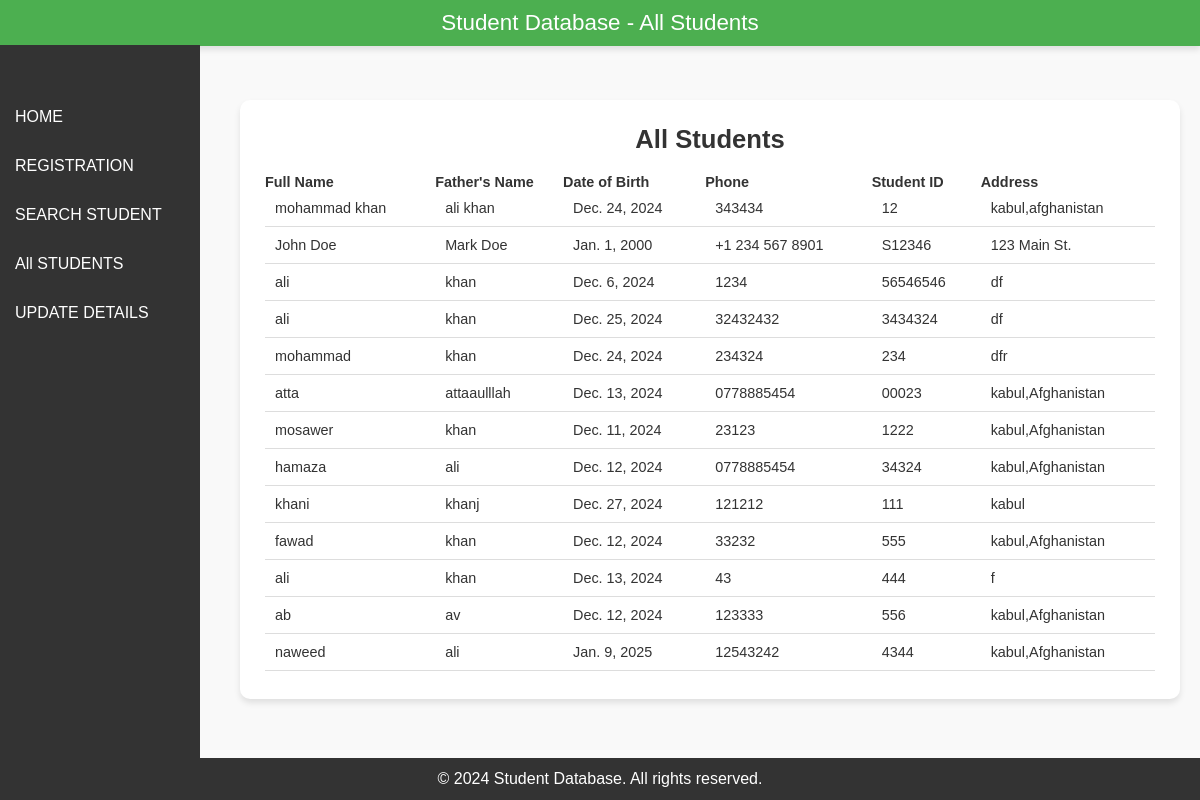
/allstudents/, run on the app's committed database.
### studentd/models.py (models this page shows, shortened)
class Student(models.Model):
    full_name = models.CharField(max_length=255)
    father_name = models.CharField(max_length=255)
    dob = models.DateField()
    phone = models.CharField(max_length=15)
    student_id = models.CharField(max_length=20, unique=True)  # Making student_id unique
    address = models.TextField()

### studentd/views.py (the view)
# urls.py: path('allstudents/', views.all_students, name='all_students'),
def all_students(request):
    students = Student.objects.all()  # Get all student records
    return render(request, 'allstudents.html', {'students': students})

### studentd/templates/allstudents.html (shortened to what this page needs)
<!DOCTYPE html>
<html lang="en">
<head>
</head>
<body>
    <header>
        <div class="title">
            <span>Student Database - All Students</span>
        </div>
    </header>
    <aside>
        <nav>
            <ul>
                <li><a href="/posts/">HOME</a></li>
                <li><a href="/register/">REGISTRATION</a></li>
                <li><a href="/search/">SEARCH STUDENT</a></li>
                <li><a href="/allstudents/">All STUDENTS</a></li>
                <li><a href="/edit/">UPDATE DETAILS</a></li>
            </ul>
        </nav>
    </aside>
    <main>
        <section class="students-list">
            <h2>All Students</h2>
            <div class="table-container">
                <table>
                    <tr>
                        <th>Full Name</th>
                        <th>Father's Name</th>
                        <th>Date of Birth</th>
                        <th>Phone</th>
                        <th>Student ID</th>
                        <th>Address</th>
                    </tr>
                    {% for student in students %}
                    <tr>
                        <td>{{ student.full_name }}</td>
                        <td>{{ student.father_name }}</td>
                        <td>{{ student.dob }}</td>
                        <td>{{ student.phone }}</td>
                        <td>{{ student.student_id }}</td>
                        <td>{{ student.address }}</td>
                    </tr>
                    {% endfor %}
                </table>
            </div>
        </section>
    </main>
    <footer>
        <p>&copy; 2024 Student Database. All rights reserved.</p>
    </footer>
</body>
</html>

### studentd/templates/allstudents.html (style rules this page uses)
* { margin: 0; padding: 0; box-sizing: border-box; }
body { font-family: Arial, sans-serif; background-color: #f9f9f9; color: #333; display: flex; min-height: 100vh; flex-direction: column; }
header { background-color: #4CAF50; color: white; display: flex; justify-content: space-between; align-items: center; padding: 10px; box-shadow: 0 4px 6px rgba(0, 0, 0, 0.1); position: fixed; width: 100%; }
header .title { flex-grow: 1; text-align: center; font-size: 1.4rem; }
aside { margin-top: 45px; width: 200px; background-color: #333; color: white; height: 100vh; padding-top: 40px; position: fixed; left: 0; top: 0; animation: slideIn 0.5s ease-out; }
aside nav ul { list-style-type: none; padding: 0; }
aside nav ul li { margin: 15px 0; }
aside nav ul li a { color: white; text-decoration: none; font-size: 1rem; display: block; padding: 8px 15px; border-radius: 5px; transition: background-color 0.3s ease; }
main { margin-left: 220px; padding: 20px; flex-grow: 1; animation: fadeIn 1s ease-out; margin-top: 80px; }
.students-list { max-width: 1000px; margin: 0 auto; background-color: white; padding: 25px; border-radius: 10px; box-shadow: 0 4px 6px rgba(0, 0, 0, 0.1); animation: slideUp 1s ease-out; }
.students-list h2 { font-size: 1.6rem; margin-bottom: 20px; text-align: center; color: #333; }
.table-container { max-height: 500px; overflow-y: auto; }
table { width: 100%; border-collapse: collapse; margin-bottom: 20px; text-align: left; font-size: 0.9rem; }
tbody td { padding: 10px; border-bottom: 1px solid #ddd; }
footer { background-color: #333; color: white; text-align: center; padding: 12px; position: fixed; bottom: 0; width: 100%; }

### data on the page
Student: full_name "mohammad khan", father_name "ali khan", dob "Dec. 24, 2024", phone "343434", student_id "12", address "kabul,afghanistan"
Student: full_name "John Doe", father_name "Mark Doe", dob "Jan. 1, 2000", phone "+1 234 567 8901", student_id "S12346", address "123 Main St."
Student: full_name "ali", father_name "khan", dob "Dec. 6, 2024", phone "1234", student_id "56546546", address "df"
Student: full_name "ali", father_name "khan", dob "Dec. 25, 2024", phone "32432432", student_id "3434324", address "df"
Student: full_name "mohammad", father_name "khan", dob "Dec. 24, 2024", phone "234324", student_id "234", address "dfr"
Student: full_name "atta", father_name "attaaulllah", dob "Dec. 13, 2024", phone "0778885454", student_id "00023", address "kabul,Afghanistan"
Student: full_name "mosawer", father_name "khan", dob "Dec. 11, 2024", phone "23123", student_id "1222", address "kabul,Afghanistan"
Student: full_name "hamaza", father_name "ali", dob "Dec. 12, 2024", phone "0778885454", student_id "34324", address "kabul,Afghanistan"
Student: full_name "khani", father_name "khanj", dob "Dec. 27, 2024", phone "121212", student_id "111", address "kabul"
Student: full_name "fawad", father_name "khan", dob "Dec. 12, 2024", phone "33232", student_id "555", address "kabul,Afghanistan"
Student: full_name "ali", father_name "khan", dob "Dec. 13, 2024", phone "43", student_id "444", address "f"
Student: full_name "ab", father_name "av", dob "Dec. 12, 2024", phone "123333", student_id "556", address "kabul,Afghanistan"
Student: full_name "naweed", father_name "ali", dob "Jan. 9, 2025", phone "12543242", student_id "4344", address "kabul,Afghanistan"
